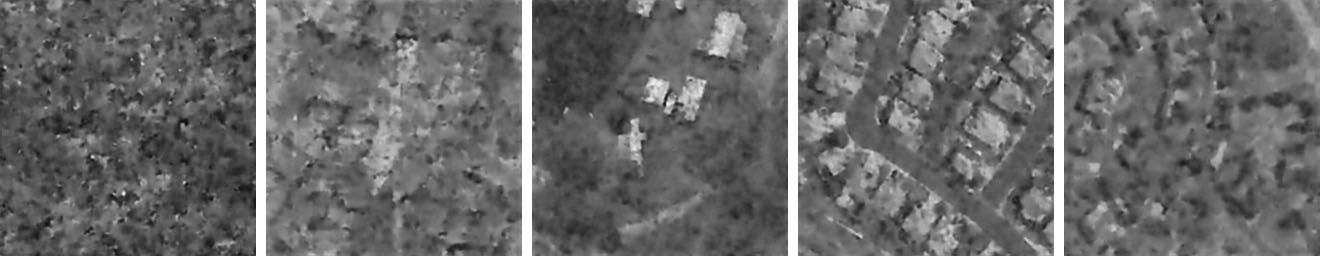
#> input picture assets/layout_examples.jpg, 1320 x 256 px
$ python preprocess_art.py ../assets out
#> lines starting #> are read from the running program, lines starting #| are printed output that depends on the picture
import os
import lycon
import imageio
import argparse

def resize_and_write(im, side, out_filepath):
    if im.shape[0] != side or im.shape[1] != side:
        # Resize to (side, side)
        im = lycon.resize(im, width=side, height=side,
            interpolation=lycon.Interpolation.CUBIC)
    imageio.imwrite(out_filepath, im)
    print('Wrote `%s`.' % out_filepath)

if __name__ == '__main__':
    parser = argparse.ArgumentParser()
    parser.add_argument('images_dir', type=str)
    parser.add_argument('output_dir', type=str)
    parser.add_argument('-sl', '--side_len', type=int, default=256)
    parser.add_argument('-ss', '--step_size', type=int, default=128)
    parser.add_argument('--init_rescale', type=float, default=1.0)
    parser.add_argument('--no_boundary', action='store_true')
    args = parser.parse_args()

    images_dir = args.images_dir
    output_dir = args.output_dir
    step = args.step_size
    side = args.side_len
    no_boundary = args.no_boundary
    init_rescale = args.init_rescale

    if not os.path.exists(output_dir):
        os.makedirs(output_dir)
        print('Created output directory: %s.' % output_dir)

    total_ims_written = 0
    for filename in os.listdir(images_dir):
        if filename.endswith('.csv'):
            continue
        filepath = os.path.join(images_dir, filename)
        im = imageio.imread(filepath)
#> im is the input picture: shape (256, 1320, 3); min 6, max 255, mean 104.2
        h, w = im.shape[:2]
#> h = 256; w = 1320

        if init_rescale != 1.0:
            h = int(h * init_rescale)
            w = int(w * init_rescale)
            im = lycon.resize(im, width=w, height=h,
                interpolation=lycon.Interpolation.CUBIC)

        y0_start = step if no_boundary else 0
        x0_start = step if no_boundary else 0
        y0_end = h - side - step if no_boundary else h - side
#> y0_end = 0
        x0_end = w - side - step if no_boundary else w - side
#> x0_end = 1064

        ims_written = 0
        for y0 in range(y0_start, y0_end, step):
            for x0 in range(x0_start, x0_end, step):
                sub_im = im[y0:y0+side, x0:x0+side]
                out_filepath = os.path.join(output_dir,
                    str(ims_written).zfill(5) + '_' + filename)
                resize_and_write(sub_im, side, out_filepath)
                ims_written += 1
#> after the loop, ims_written = 0

        if not no_boundary:
            # Final row
            for x0 in range(0, w - side, step):
                sub_im = im[-side:, x0:x0+side]
                out_filepath = os.path.join(output_dir,
                    str(ims_written).zfill(5) + '_' + filename)
                resize_and_write(sub_im, side, out_filepath)
                ims_written += 1
#> this loop made 9 passes
#> pass 1, `sub_im = im[-side:, x0:x0+side]`:
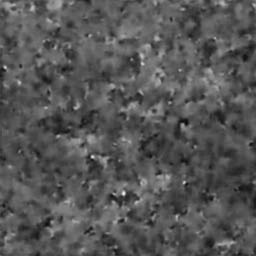
#> sub_im: shape (256, 256, 3); min 6, max 244, mean 85.6
#> pass 2, `sub_im = im[-side:, x0:x0+side]`:
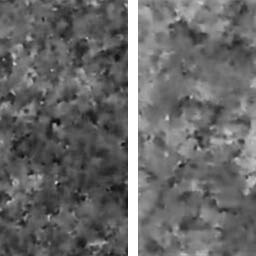
#> sub_im: shape (256, 256, 3); min 6, max 255, mean 104.3
#> after the loop:
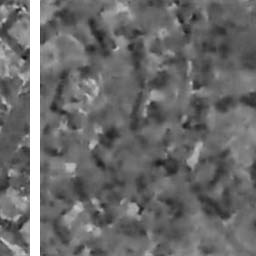
#> sub_im: shape (256, 256, 3); min 21, max 255, mean 107.6
#> after the loop, ims_written = 9

            # Final col
            for y0 in range(0, h - side, step):
                sub_im = im[y0:y0+side, -side:]
                out_filepath = os.path.join(output_dir,
                    str(ims_written).zfill(5) + '_' + filename)
                resize_and_write(sub_im, side, out_filepath)
                ims_written += 1
#> after the loop, ims_written = 9

            # Final row, final col
            sub_im = im[-side:, -side:]
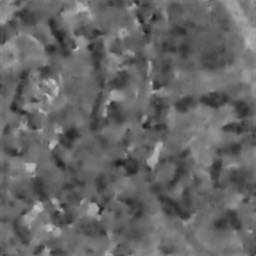
#> sub_im: shape (256, 256, 3); min 26, max 201, mean 101.4
            out_filepath = os.path.join(output_dir,
                str(ims_written).zfill(5) + '_' + filename)
            resize_and_write(sub_im, side, out_filepath)
            ims_written += 1
#> ims_written = 10

        total_ims_written += ims_written
#> total_ims_written = 10
#> pass 2 of the loop `for filename in os.listdir(images_dir):`:
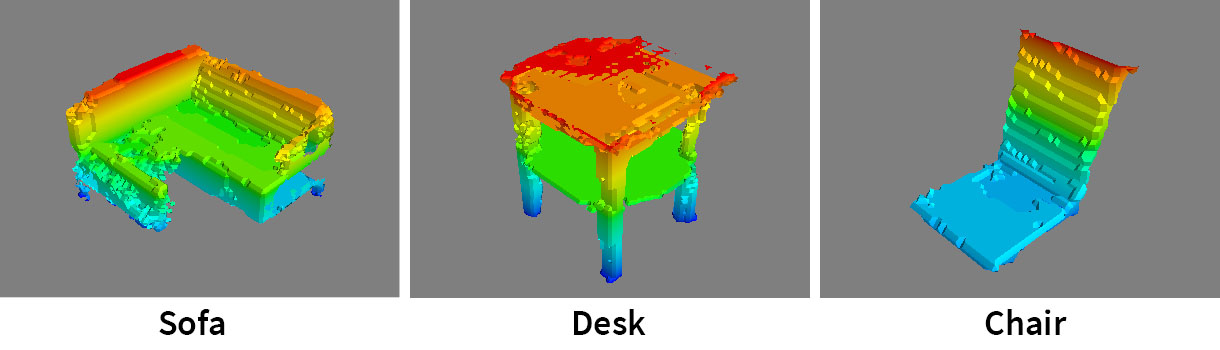
#> input picture assets/object_examples.jpg, 1220 x 350 px
#> im is the input picture: shape (350, 1220, 3); mean R, G, B 142.1, 153.5, 131.5
#> after the loop `for y0 in range(y0_start, y0_end, step):`: ims_written = 8
#> after the loop `for x0 in range(0, w - side, step):`:
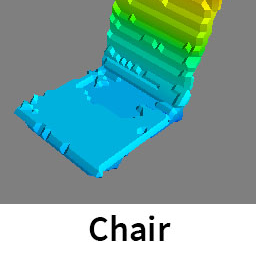
#> sub_im: shape (256, 256, 3); mean R, G, B 119.9, 163, 158.2
#> after the loop `for x0 in range(0, w - side, step):`: ims_written = 16
#> the loop `for y0 in range(0, h - side, step):` made 1 pass
#> ims_written on pass 1: 17
#> after the loop `for y0 in range(0, h - side, step):`: ims_written = 17
#> in resize_and_write (call 28), `imageio.imwrite(out_filepath, im)`:
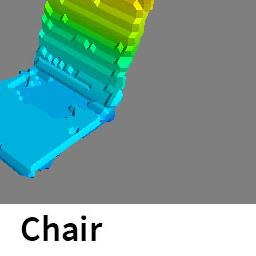
#> saved as 00017_object_examples.jpg: shape (256, 256, 3); mean R, G, B 124.5, 161.5, 155.3
#> `ims_written += 1`: ims_written = 18
#> total_ims_written = 28
    print('Total number of images written: %d.' % total_ims_written)
#| Total number of images written: 28.
